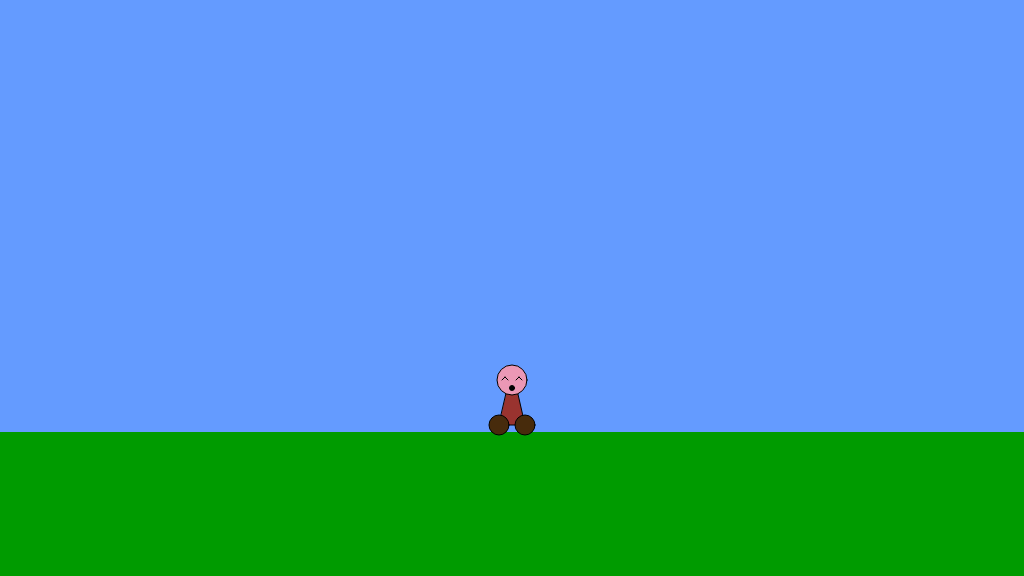
Frame 1 (no input)
Frame 60 (no input): identical to frame 1, image omitted
Frame 120 (the mouse pressed at the canvas centre since frame 60): identical to frame 1, image omitted

The p5.js sketch that drew this single still picture (run headless with seeded random() and noise() and a simulated clock; from frame 60 on, the mouse is pressed at the canvas centre):

// p5.js sketch
// ── sketch.js
/*

The Game Project

Week 3

Game interaction

*/


var gameChar_x;
var gameChar_y;
var floorPos_y;

//variables for character animation
var isLeft = false;
var isRight = false;
var isFalling = false;
var isPlummeting = false;


function setup() {
	createCanvas(1024, 576);
	floorPos_y = height * 3 / 4;
	gameChar_x = width / 2;
	gameChar_y = floorPos_y;
}

function draw() {

	///////////DRAWING CODE//////////

	background(100, 155, 255); //fill the sky blue


	noStroke();
	fill(0, 155, 0);
	rect(0, floorPos_y, width, height - floorPos_y); //draw some green ground

	//draw the canyon


	//the game character
	if (isLeft && isFalling) {
		// add your jumping-left code

		//begin character drawing

		//body
		stroke(0);
		fill(153, 51, 47);
		triangle(gameChar_x - 13, gameChar_y - 7 - 10, gameChar_x + 13, gameChar_y - 7, gameChar_x - 8, gameChar_y - 64);

		//feet
		fill(71, 43, 12);
		ellipse(gameChar_x - 13, gameChar_y - 7 - 10, 20); //left
		ellipse(gameChar_x + 13, gameChar_y - 7, 20); //right

		//head
		fill(235, 152, 181);
		ellipse(gameChar_x - 8, gameChar_y - 52, 30);

		//mouth
		fill(0);
		ellipse(gameChar_x - 8, gameChar_y - 44, 5 - 4);

		//left eye
		line(gameChar_x - 8 - 10 + 6, gameChar_y - 52 - 6, gameChar_x - 8 - 7, gameChar_y - 55);
		line(gameChar_x - 8 - 4, gameChar_y - 52, gameChar_x - 8 - 7, gameChar_y - 55);

		//right eye
		line(gameChar_x - 8 + 10, gameChar_y - 52, gameChar_x - 8 + 7, gameChar_y - 55);
		line(gameChar_x - 8 + 4 + 6, gameChar_y - 52 - 6, gameChar_x - 8 + 7, gameChar_y - 55);

		//end character drawing

	}
	else if (isRight && isFalling) {
		// add your jumping-right code

		//begin character drawing

		//body
		stroke(0);
		fill(153, 51, 47);
		triangle(gameChar_x - 13, gameChar_y - 7, gameChar_x + 13, gameChar_y - 7 - 10, gameChar_x + 8, gameChar_y - 64);

		//feet
		fill(71, 43, 12);
		ellipse(gameChar_x - 13, gameChar_y - 7, 20); //left
		ellipse(gameChar_x + 13, gameChar_y - 7 - 10, 20); //right

		//head
		fill(235, 152, 181);
		ellipse(gameChar_x + 8, gameChar_y - 52, 30);

		//mouth
		fill(0);
		ellipse(gameChar_x + 8, gameChar_y - 44, 5 - 4);

		//left eye
		line(gameChar_x + 8 - 10, gameChar_y - 52, gameChar_x + 8 - 7, gameChar_y - 55);
		line(gameChar_x + 8 - 4 - 6, gameChar_y - 52 - 6, gameChar_x + 8 - 7, gameChar_y - 55);

		//right eye
		line(gameChar_x + 8 + 10 - 6, gameChar_y - 52 - 6, gameChar_x + 8 + 7, gameChar_y - 55);
		line(gameChar_x + 8 + 4, gameChar_y - 52, gameChar_x + 8 + 7, gameChar_y - 55);

		//end character drawing

	}
	else if (isLeft) {
		// add your walking left code

		//begin character drawing

		//body
		stroke(0);
		fill(153, 51, 47);
		triangle(gameChar_x - 13, gameChar_y - 7 - 10, gameChar_x + 13, gameChar_y - 7, gameChar_x, gameChar_y - 64);

		//feet
		fill(71, 43, 12);
		ellipse(gameChar_x - 13, gameChar_y - 7 - 10, 20); //left
		ellipse(gameChar_x + 13, gameChar_y - 7, 20); //right

		//head
		fill(235, 152, 181);
		ellipse(gameChar_x, gameChar_y - 52, 30);

		//mouth
		fill(0);
		ellipse(gameChar_x, gameChar_y - 44, 5 - 2);

		//left eye
		line(gameChar_x - 10 + 6, gameChar_y - 52 - 6, gameChar_x - 7, gameChar_y - 55);
		line(gameChar_x - 4, gameChar_y - 52, gameChar_x - 7, gameChar_y - 55);

		//right eye
		line(gameChar_x + 10, gameChar_y - 52, gameChar_x + 7, gameChar_y - 55);
		line(gameChar_x + 4 + 6, gameChar_y - 52 - 6, gameChar_x + 7, gameChar_y - 55);

		//end character drawing

	}
	else if (isRight) {
		// add your walking right code

		//begin character drawing

		//body
		stroke(0);
		fill(153, 51, 47);
		triangle(gameChar_x - 13, gameChar_y - 7, gameChar_x + 13, gameChar_y - 7 - 10, gameChar_x, gameChar_y - 64);

		//feet
		fill(71, 43, 12);
		ellipse(gameChar_x - 13, gameChar_y - 7, 20); //left
		ellipse(gameChar_x + 13, gameChar_y - 7 - 10, 20); //right

		//head
		fill(235, 152, 181);
		ellipse(gameChar_x, gameChar_y - 52, 30);

		//mouth
		fill(0);
		ellipse(gameChar_x, gameChar_y - 44, 5 - 2);

		//left eye
		line(gameChar_x - 10, gameChar_y - 52, gameChar_x - 7, gameChar_y - 55);
		line(gameChar_x - 4 - 6, gameChar_y - 52 - 6, gameChar_x - 7, gameChar_y - 55);

		//right eye
		line(gameChar_x + 10 - 6, gameChar_y - 52 - 6, gameChar_x + 7, gameChar_y - 55);
		line(gameChar_x + 4, gameChar_y - 52, gameChar_x + 7, gameChar_y - 55);

		//end character drawing

	}
	else if (isFalling || isPlummeting) {
		// add your jumping facing forwards code

		//begin character drawing

		//body
		stroke(0);
		fill(153, 51, 47);
		triangle(gameChar_x - 13, gameChar_y - 7 - 5, gameChar_x + 13, gameChar_y - 7, gameChar_x, gameChar_y - 64);

		//feet	
		fill(71, 43, 12);
		ellipse(gameChar_x - 13, gameChar_y - 7 - 5, 20); //left
		ellipse(gameChar_x + 13, gameChar_y - 7, 20); //right

		//head
		fill(235, 152, 181);
		ellipse(gameChar_x, gameChar_y - 52, 30);

		//mouth
		fill(0);
		ellipse(gameChar_x, gameChar_y - 44, 5 - 4);

		//left eye
		line(gameChar_x - 10, gameChar_y - 6 - 52, gameChar_x - 7, gameChar_y - 55);
		line(gameChar_x - 4, gameChar_y - 6 - 52, gameChar_x - 7, gameChar_y - 55);

		//right eye
		line(gameChar_x + 10, gameChar_y - 6 - 52, gameChar_x + 7, gameChar_y - 55);
		line(gameChar_x + 4, gameChar_y - 6 - 52, gameChar_x + 7, gameChar_y - 55);

		//end character drawing

	}
	else {
		// add your standing front facing code

		//begin character drawing

		//body
		stroke(0);
		fill(153, 51, 47);
		triangle(gameChar_x - 13, gameChar_y - 7, gameChar_x + 13, gameChar_y - 7, gameChar_x, gameChar_y - 64);

		//feet
		fill(71, 43, 12);
		ellipse(gameChar_x - 13, gameChar_y - 7, 20); //left
		ellipse(gameChar_x + 13, gameChar_y - 7, 20); //right

		//head
		fill(235, 152, 181);
		ellipse(gameChar_x, gameChar_y - 52, 30);

		//mouth
		fill(0);
		ellipse(gameChar_x, gameChar_y - 44, 5);

		//left eye
		line(gameChar_x - 10, gameChar_y - 52, gameChar_x - 7, gameChar_y - 55);
		line(gameChar_x - 4, gameChar_y - 52, gameChar_x - 7, gameChar_y - 55);

		//right eye
		line(gameChar_x + 10, gameChar_y - 52, gameChar_x + 7, gameChar_y - 55);
		line(gameChar_x + 4, gameChar_y - 52, gameChar_x + 7, gameChar_y - 55);

		//end character drawing

	}

	///////////INTERACTION CODE//////////
	//Put conditional statements to move the game character below here

	//movement
	if (isLeft) {
		gameChar_x -= 1;
	}

	if (isRight) {
		gameChar_x += 1;
	}

	//gravity
	if (gameChar_y < floorPos_y) {
		gameChar_y += 1;
		isFalling = true;
	}
	else {
		isFalling = false;
	}

}


function keyPressed() {
	// if statements to control the animation of the character when
	// keys are pressed.

	if (keyCode == LEFT_ARROW) {
		isLeft = true;
	}

	if (keyCode == RIGHT_ARROW) {
		isRight = true;
	}

	if (keyCode == 32 && gameChar_y == floorPos_y) {
		gameChar_y -= 100;
	}

	//open up the console to see how these work
	console.log("keyPressed: " + key);
	console.log("keyPressed: " + keyCode);
	console.log("isLeft: " + isLeft);
	console.log("isRight: " + isRight);
}

function keyReleased() {
	// if statements to control the animation of the character when
	// keys are released.

	if (keyCode == LEFT_ARROW) {
		isLeft = false;
	}

	if (keyCode == RIGHT_ARROW) {
		isRight = false;
	}

	console.log("keyReleased: " + key);
	console.log("keyReleased: " + keyCode);
	console.log("isLeft: " + isLeft);
	console.log("isRight: " + isRight);
}
